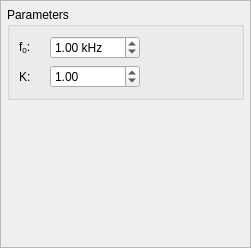
<?xml version="1.0" encoding="UTF-8"?>
<ui version="4.0">
 <class>xpassWidget</class>
 <widget class="QWidget" name="xpassWidget">
  <property name="geometry">
   <rect>
    <x>0</x>
    <y>0</y>
    <width>251</width>
    <height>248</height>
   </rect>
  </property>
  <property name="minimumSize">
   <size>
    <width>205</width>
    <height>0</height>
   </size>
  </property>
  <property name="windowTitle">
   <string>Form</string>
  </property>
  <layout class="QVBoxLayout" name="verticalLayout">
   <property name="leftMargin">
    <number>0</number>
   </property>
   <property name="topMargin">
    <number>0</number>
   </property>
   <property name="rightMargin">
    <number>0</number>
   </property>
   <property name="bottomMargin">
    <number>0</number>
   </property>
   <item>
    <widget class="QScrollArea" name="scrollArea">
     <property name="widgetResizable">
      <bool>true</bool>
     </property>
     <widget class="QWidget" name="scrollAreaWidgetContents_2">
      <property name="geometry">
       <rect>
        <x>0</x>
        <y>0</y>
        <width>249</width>
        <height>246</height>
       </rect>
      </property>
      <layout class="QVBoxLayout" name="verticalLayout_2">
       <property name="leftMargin">
        <number>6</number>
       </property>
       <property name="topMargin">
        <number>6</number>
       </property>
       <property name="rightMargin">
        <number>6</number>
       </property>
       <property name="bottomMargin">
        <number>6</number>
       </property>
       <item>
        <widget class="QGroupBox" name="groupBox_3">
         <property name="minimumSize">
          <size>
           <width>0</width>
           <height>0</height>
          </size>
         </property>
         <property name="maximumSize">
          <size>
           <width>16777215</width>
           <height>100</height>
          </size>
         </property>
         <property name="title">
          <string>Parameters</string>
         </property>
         <layout class="QGridLayout" name="gridLayout">
          <item row="1" column="1">
           <widget class="QDoubleSpinBox" name="KBox">
            <property name="keyboardTracking">
             <bool>false</bool>
            </property>
            <property name="minimum">
             <double>0.010000000000000</double>
            </property>
            <property name="maximum">
             <double>100.000000000000000</double>
            </property>
            <property name="value">
             <double>1.000000000000000</double>
            </property>
           </widget>
          </item>
          <item row="1" column="0">
           <widget class="QLabel" name="Klabel">
            <property name="sizePolicy">
             <sizepolicy hsizetype="Minimum" vsizetype="Preferred">
              <horstretch>0</horstretch>
              <verstretch>0</verstretch>
             </sizepolicy>
            </property>
            <property name="minimumSize">
             <size>
              <width>20</width>
              <height>0</height>
             </size>
            </property>
            <property name="toolTip">
             <string>Gain</string>
            </property>
            <property name="text">
             <string>K:</string>
            </property>
           </widget>
          </item>
          <item row="0" column="1">
           <widget class="QDoubleSpinBox" name="f0Box">
            <property name="minimumSize">
             <size>
              <width>80</width>
              <height>0</height>
             </size>
            </property>
            <property name="maximumSize">
             <size>
              <width>90</width>
              <height>16777215</height>
             </size>
            </property>
            <property name="keyboardTracking">
             <bool>false</bool>
            </property>
            <property name="suffix">
             <string> kHz</string>
            </property>
            <property name="maximum">
             <double>1000.000000000000000</double>
            </property>
            <property name="stepType">
             <enum>QAbstractSpinBox::DefaultStepType</enum>
            </property>
            <property name="value">
             <double>1.000000000000000</double>
            </property>
           </widget>
          </item>
          <item row="0" column="0">
           <widget class="QLabel" name="f0Label">
            <property name="sizePolicy">
             <sizepolicy hsizetype="Minimum" vsizetype="Preferred">
              <horstretch>0</horstretch>
              <verstretch>0</verstretch>
             </sizepolicy>
            </property>
            <property name="minimumSize">
             <size>
              <width>25</width>
              <height>0</height>
             </size>
            </property>
            <property name="toolTip">
             <string>Filter centre/cutoff frequency</string>
            </property>
            <property name="text">
             <string>f&lt;sub&gt;0&lt;/sub&gt;: </string>
            </property>
            <property name="textFormat">
             <enum>Qt::RichText</enum>
            </property>
           </widget>
          </item>
          <item row="0" column="2">
           <spacer name="horizontalSpacer">
            <property name="orientation">
             <enum>Qt::Horizontal</enum>
            </property>
            <property name="sizeHint" stdset="0">
             <size>
              <width>10</width>
              <height>20</height>
             </size>
            </property>
           </spacer>
          </item>
         </layout>
        </widget>
       </item>
       <item>
        <spacer name="verticalSpacer">
         <property name="orientation">
          <enum>Qt::Vertical</enum>
         </property>
         <property name="sizeHint" stdset="0">
          <size>
           <width>20</width>
           <height>10</height>
          </size>
         </property>
        </spacer>
       </item>
      </layout>
     </widget>
    </widget>
   </item>
  </layout>
 </widget>
 <resources/>
 <connections/>
</ui>
